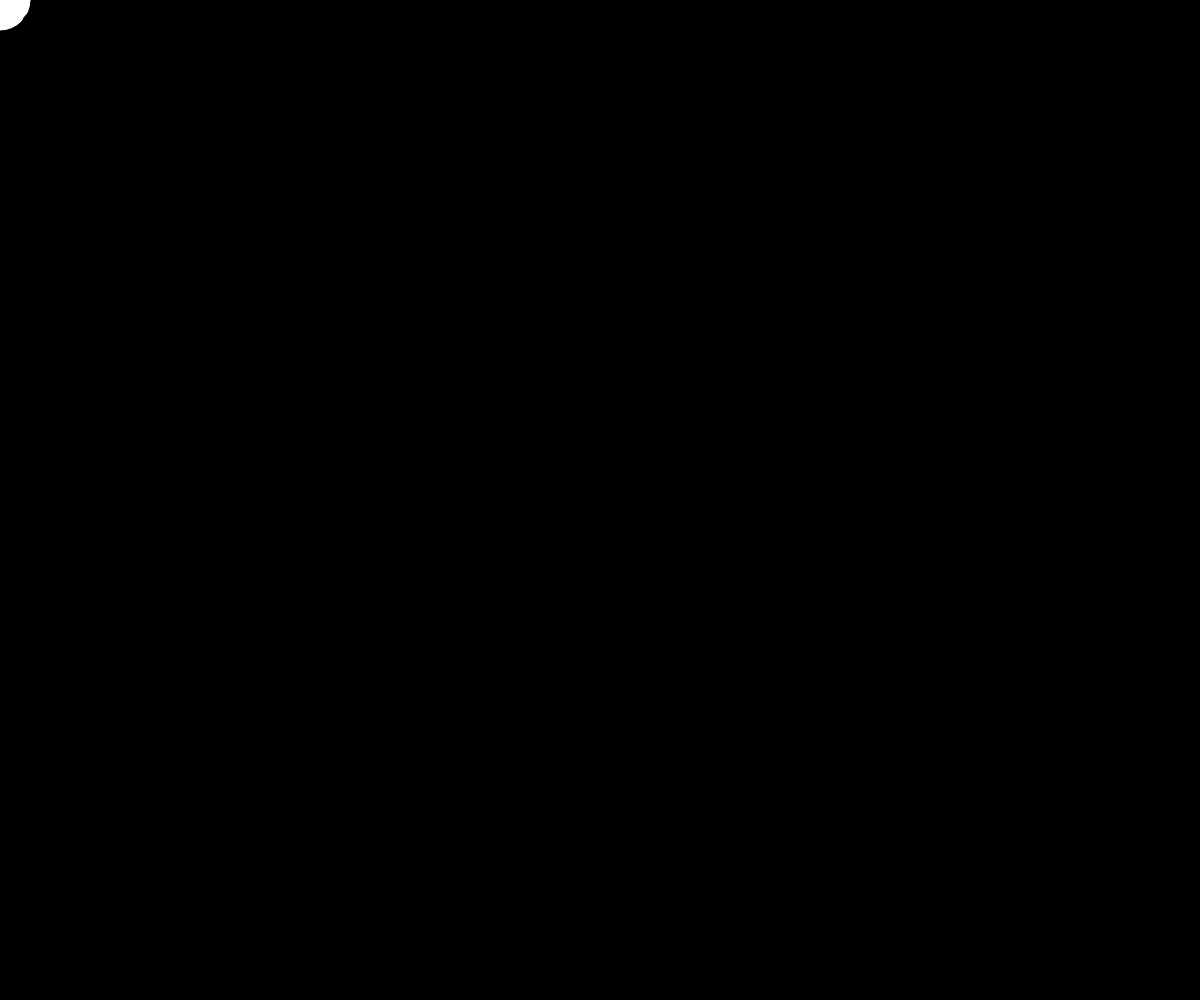
Frame 1 (no input)
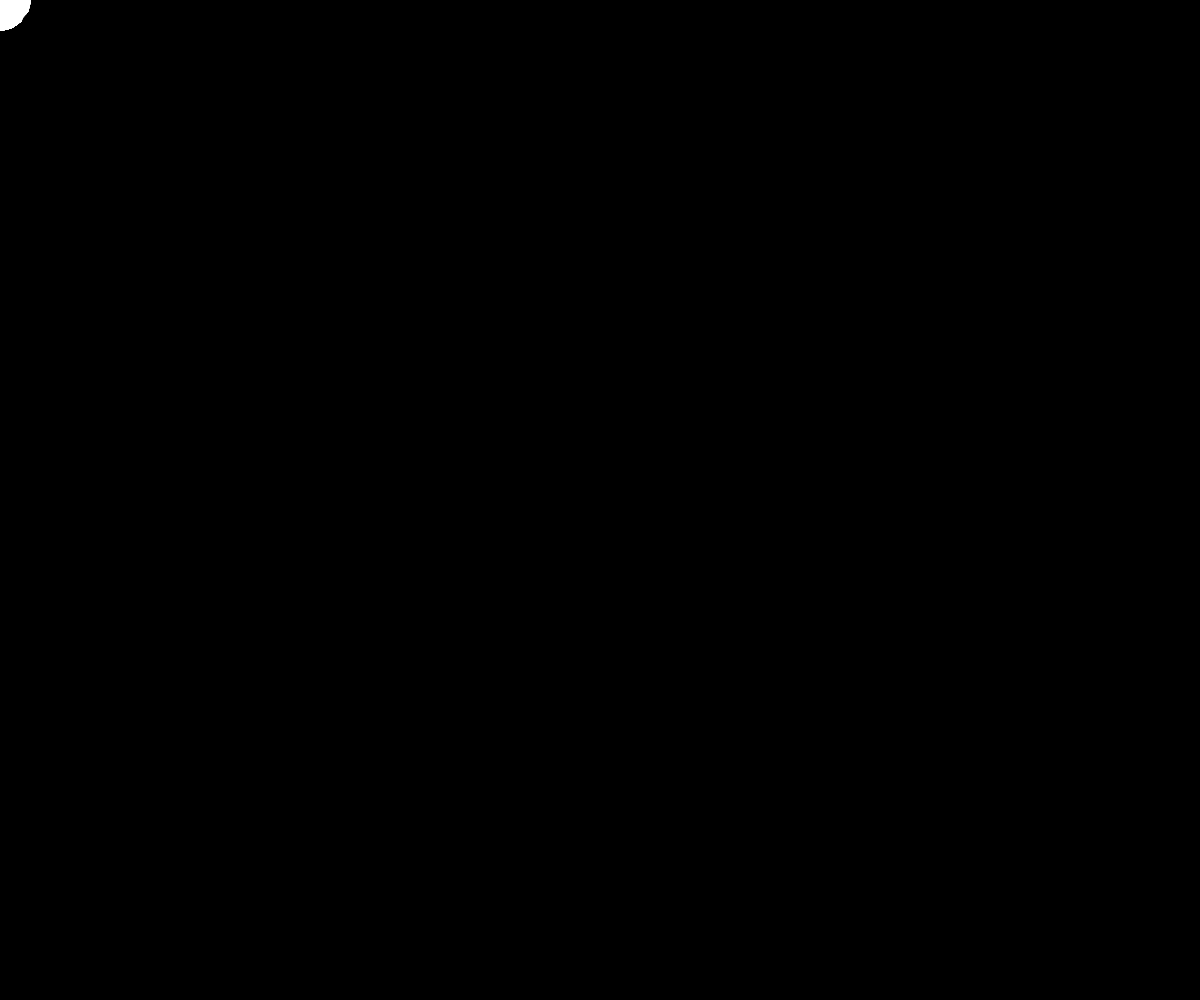
Frame 60 (no input)
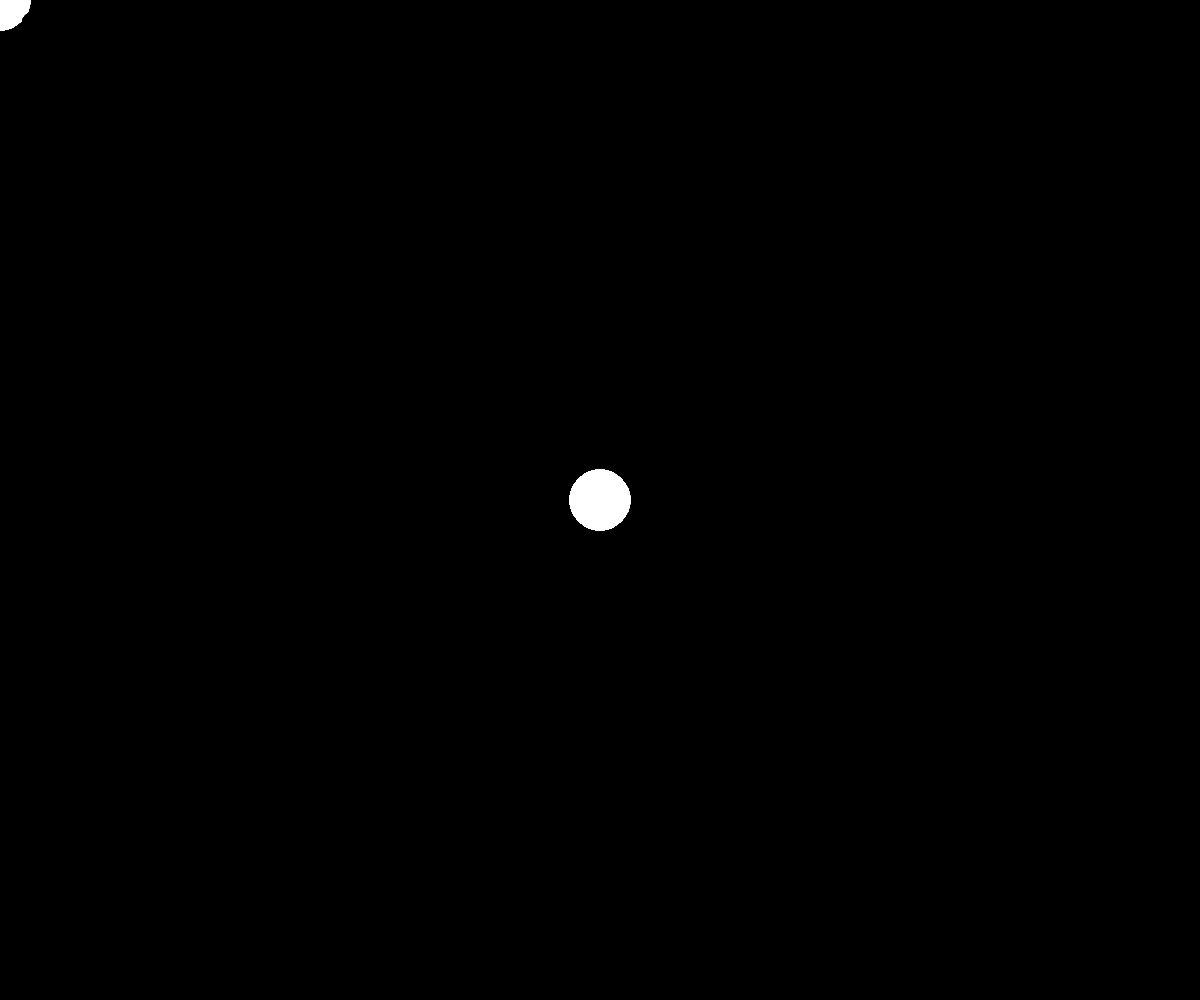
Frame 120 (the mouse pressed at the canvas centre since frame 60)

The p5.js sketch that drew these frames (run headless with seeded random() and noise() and a simulated clock; from frame 60 on, the mouse is pressed at the canvas centre):

// p5.js sketch
// ── sketch.js
function setup() {
  createCanvas(windowWidth,windowHeight)
  t=0
  background(0)
}

function draw() {
	stroke(255)
	
	//background(t*255)
	fill(255)
	ellipse(mouseX,mouseY,60)
	textSize(40);
	fill(0);
	stroke(0)
	text('Grattis på födelsedagen pappa!\nTack för att du finns för oss!\nHa en bra dag!', 20, 40);
	for(var i = 0;i<20;i++){
		
	}

}

function mousePressed(){
	t=1-t
}
